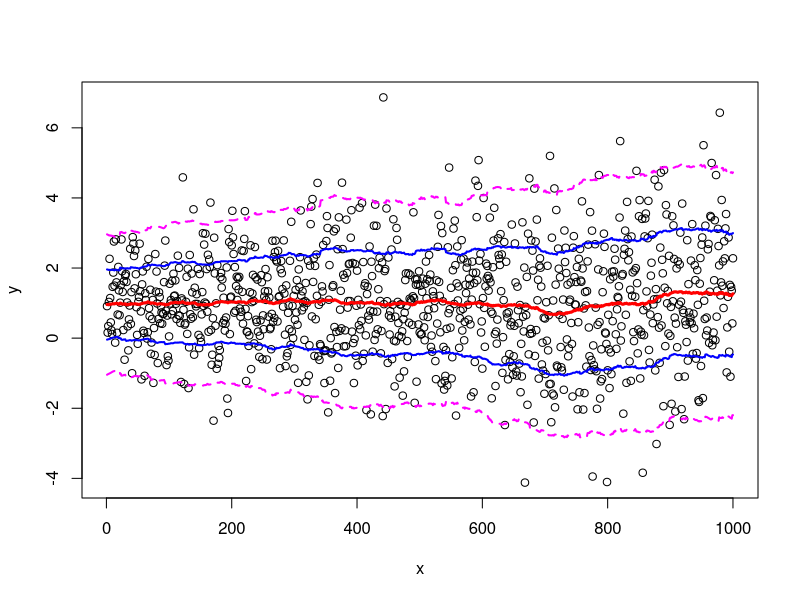
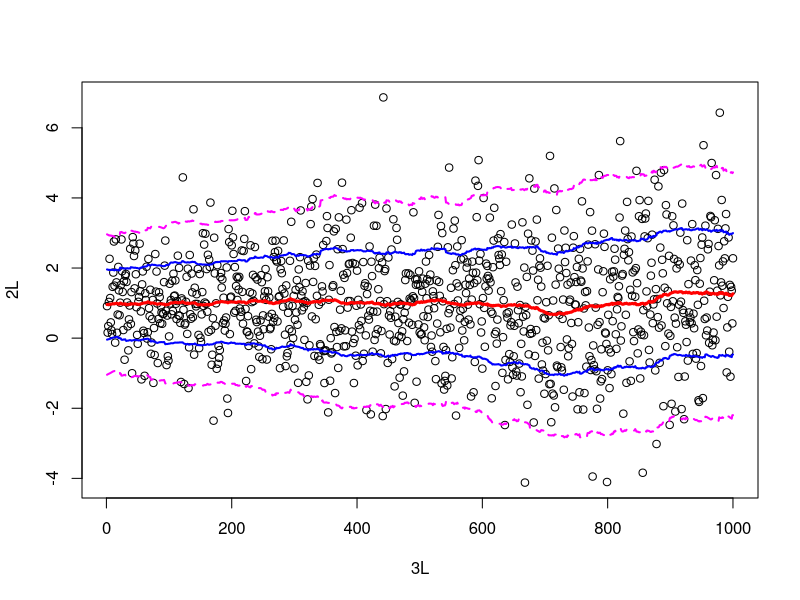
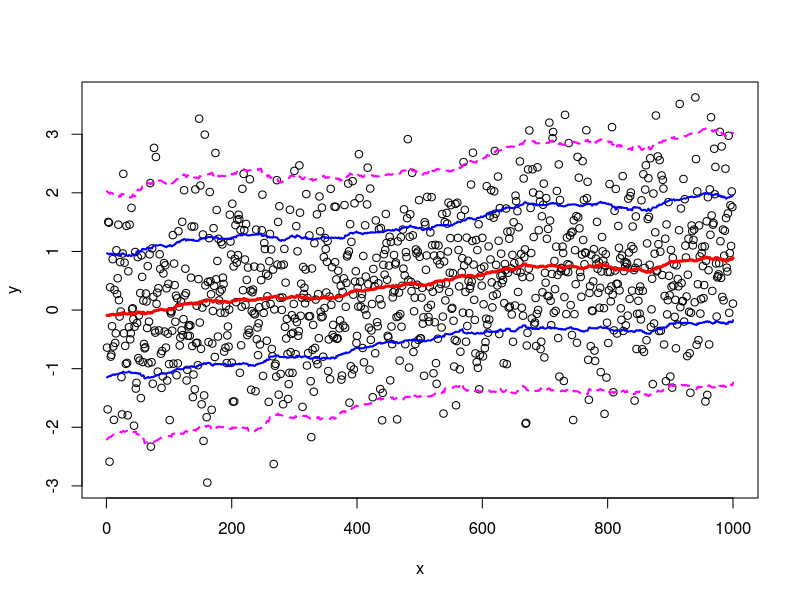
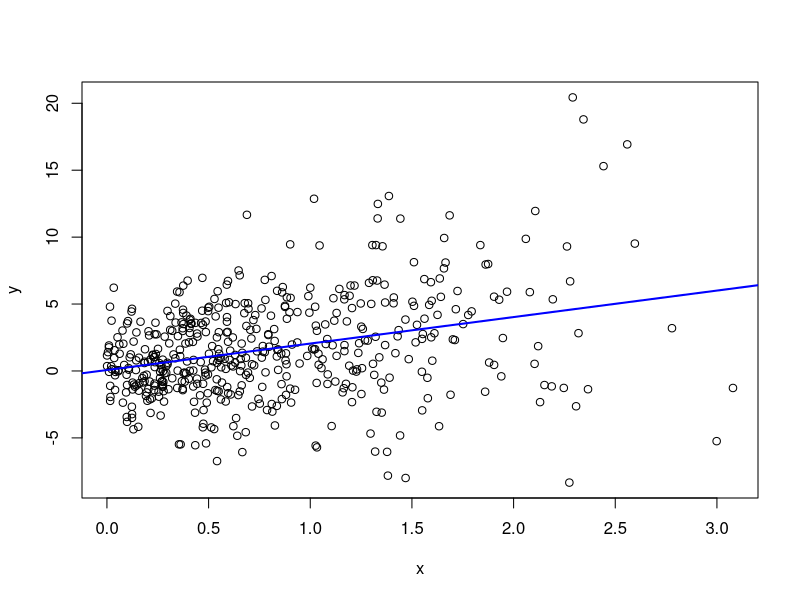
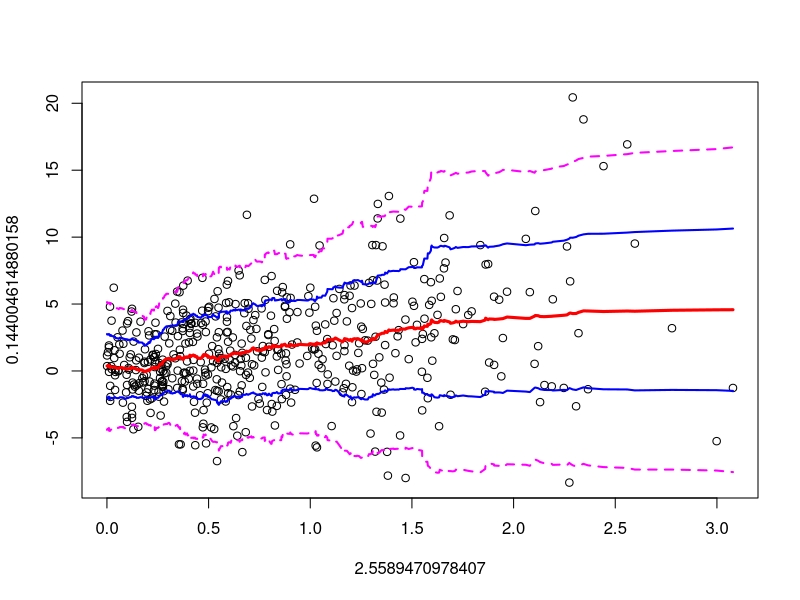
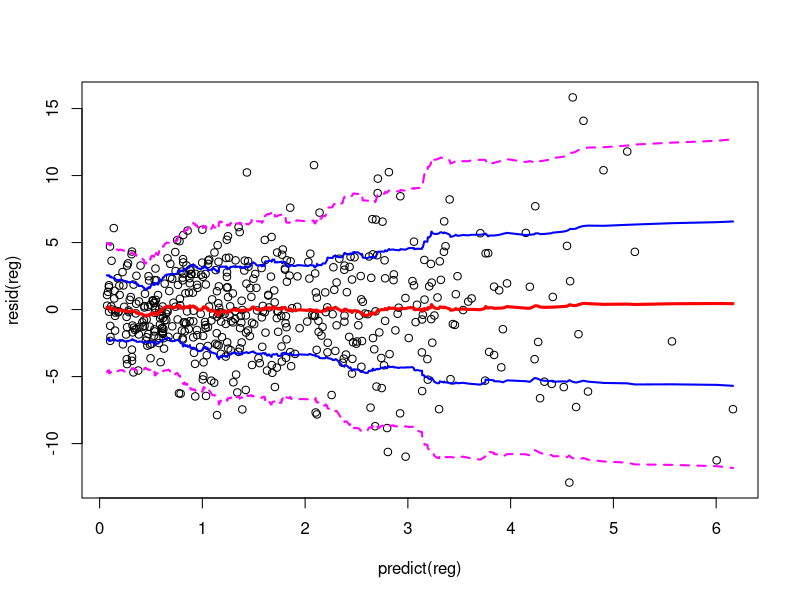

Recreate these plots in R, in order.
library(gplots)


### Name: bandplot
### Title: Plot x-y Points with Locally Smoothed Mean and Standard
###   Deviation
### Aliases: bandplot bandplot.formula bandplot.default
### Keywords: dplot

### ** Examples


# fixed mean, changing variance
x <- 1:1000
y <- rnorm(1000, mean=1, sd=1 + x/1000 )
bandplot(x,y)
bandplot(y~x)

# fixed varance, changing mean
x <- 1:1000
y <- rnorm(1000, mean=x/1000, sd=1)
bandplot(x,y)

#
# changing mean and variance
#
x <- abs(rnorm(500))
y <- rnorm(500, mean=2*x, sd=2+2*x)

# the changing mean and dispersion are hard to see whith the points alone:
plot(x,y )

# regression picks up the mean trend, but not the change in variance
reg <- lm(y~x)
summary(reg)
abline(reg=reg, col="blue", lwd=2)

# using bandplot on the original data helps to show the mean and
# variance trend
bandplot(y ~ x)

# using bandplot on the residuals helps to see that regression removes
# the mean trend but leaves the trend in variability
bandplot(predict(reg),resid(reg))
